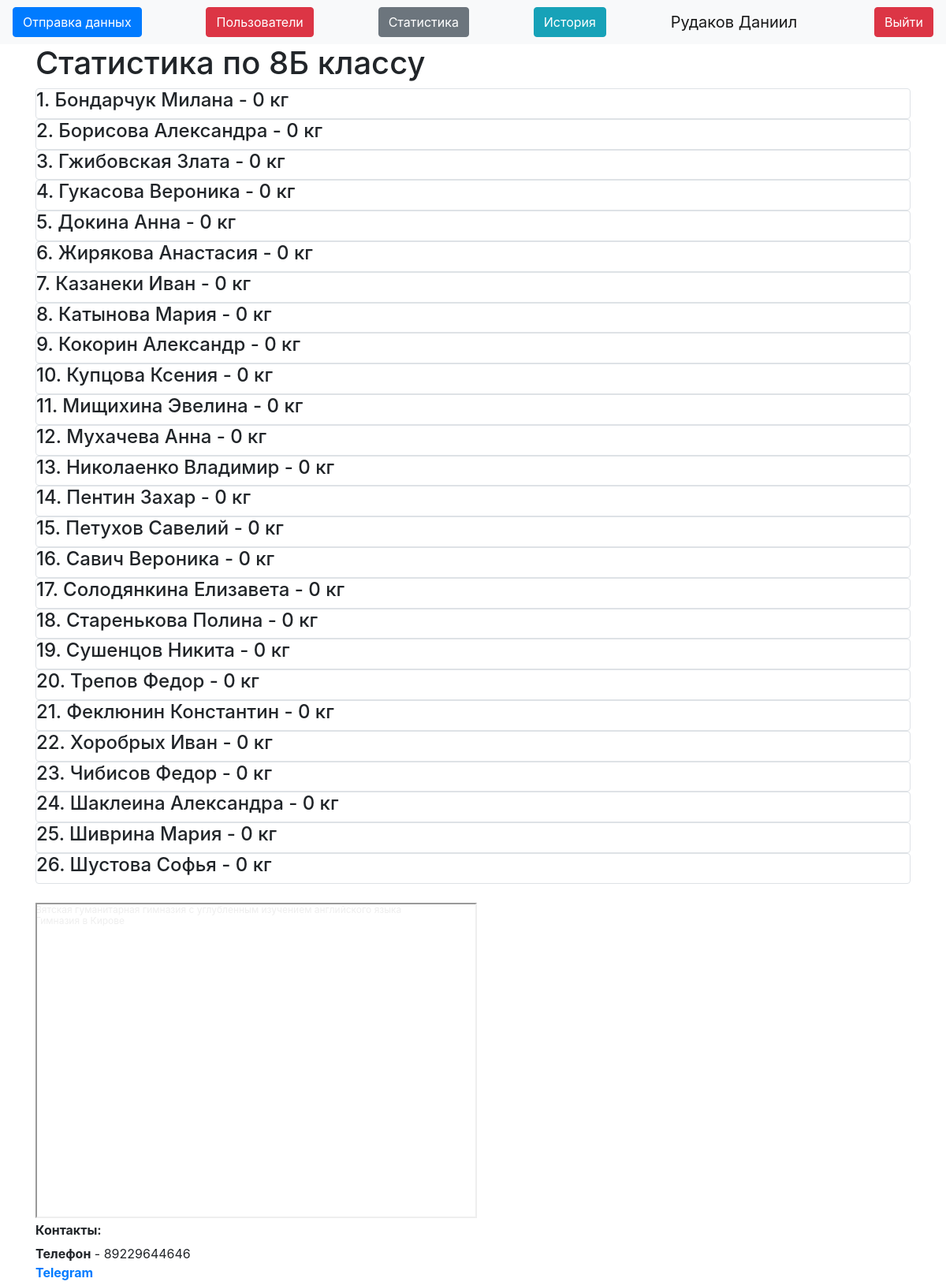
Before: /stats8b (signed in) with the older database file.
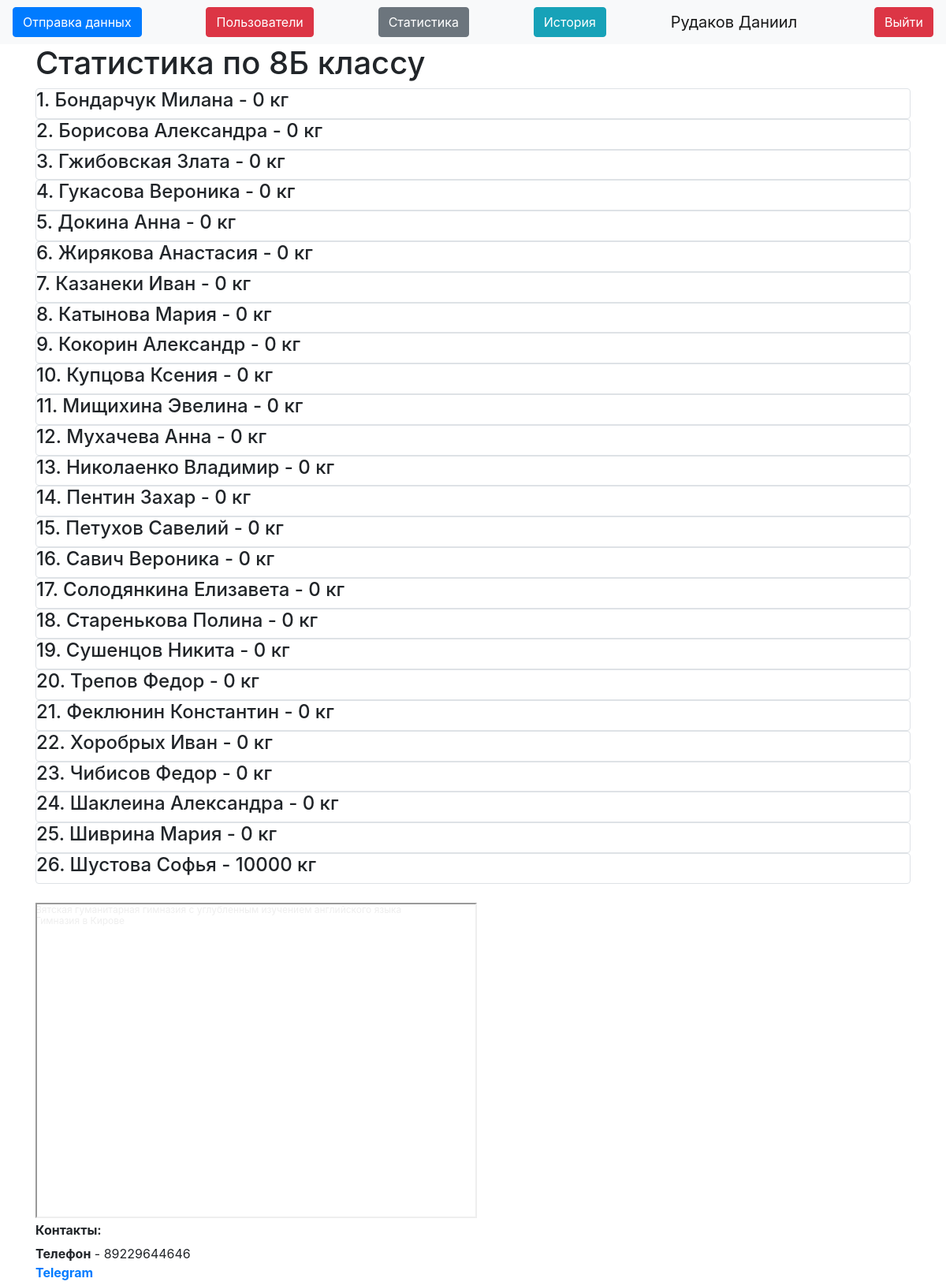
After: the same page with the newer database file.
### data/Pupils.py (models this page shows)
class Pupils(SqlAlchemyBase):
    __tablename__ = 'Pupils'
    id = sqlalchemy.Column(sqlalchemy.Integer, autoincrement=True, primary_key=True)
    name = sqlalchemy.Column(sqlalchemy.String)
    value = sqlalchemy.Column(sqlalchemy.Integer, default=0)
    grade = sqlalchemy.Column(sqlalchemy.String)
    kilo = orm.relationship("Kilograms", back_populates="pupil")

### server.py (the view)
@app.route("/stats8b")
@login_required
def stats8b():
    db_sess = db_session.create_session()
    pupils = db_sess.query(Pupils).filter(Pupils.grade == "8Б").all()
    return render_template("stats_grade.html", db=pupils, grade="8Б", title="8Б статистика")

### data/db_session.py (called while the page is built)
def create_session() -> Session:
    global __factory
    return __factory()

### server.py (called while the page is built)
@login_manager.user_loader
def load_user(user_id):
    db_sess = db_session.create_session()
    return db_sess.query(User).get(user_id)

### templates/stats_grade.html
{% extends "base.html" %}
{% block content %}
{% if current_user.is_admin %}
<h1>Статистика по {{grade}} классу</h1>
{% for item in db%}
<div class="col-md6 border rounded">
    <h4>{{item.name}} - {{item.value}} кг</h4>
</div>
{% endfor %}
{% endif %}
{% endblock %}

Changed rows visible on the page:
changed Pupils "26. Шустова Софья": value "0" → "10000"
